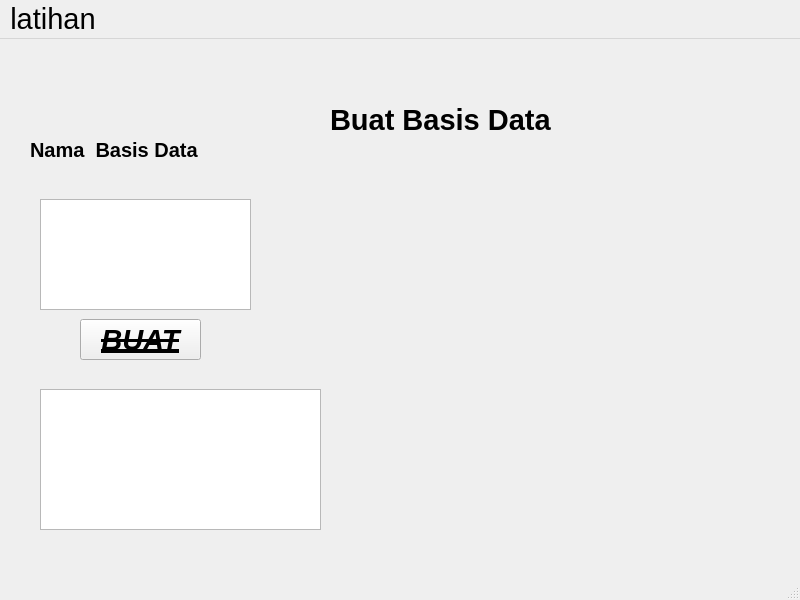
<?xml version="1.0" encoding="UTF-8"?>
<ui version="4.0">
 <class>MainWindow</class>
 <widget class="QMainWindow" name="MainWindow">
  <property name="geometry">
   <rect>
    <x>0</x>
    <y>0</y>
    <width>800</width>
    <height>600</height>
   </rect>
  </property>
  <property name="font">
   <font>
    <pointsize>22</pointsize>
   </font>
  </property>
  <property name="windowTitle">
   <string>MainWindow</string>
  </property>
  <widget class="QWidget" name="centralwidget">
   <widget class="QTextEdit" name="Kotak_nama">
    <property name="geometry">
     <rect>
      <x>40</x>
      <y>160</y>
      <width>211</width>
      <height>111</height>
     </rect>
    </property>
   </widget>
   <widget class="QLabel" name="label">
    <property name="geometry">
     <rect>
      <x>30</x>
      <y>80</y>
      <width>221</width>
      <height>61</height>
     </rect>
    </property>
    <property name="font">
     <font>
      <pointsize>15</pointsize>
      <weight>75</weight>
      <bold>true</bold>
     </font>
    </property>
    <property name="text">
     <string>Nama  Basis Data</string>
    </property>
   </widget>
   <widget class="QLabel" name="label_2">
    <property name="geometry">
     <rect>
      <x>330</x>
      <y>20</y>
      <width>301</width>
      <height>121</height>
     </rect>
    </property>
    <property name="font">
     <font>
      <weight>75</weight>
      <bold>true</bold>
     </font>
    </property>
    <property name="text">
     <string>Buat Basis Data</string>
    </property>
   </widget>
   <widget class="QPushButton" name="Buat">
    <property name="geometry">
     <rect>
      <x>80</x>
      <y>280</y>
      <width>121</width>
      <height>41</height>
     </rect>
    </property>
    <property name="font">
     <font>
      <weight>75</weight>
      <italic>true</italic>
      <bold>true</bold>
      <underline>true</underline>
      <strikeout>true</strikeout>
     </font>
    </property>
    <property name="text">
     <string>BUAT</string>
    </property>
   </widget>
   <widget class="QTextEdit" name="hasil">
    <property name="geometry">
     <rect>
      <x>40</x>
      <y>350</y>
      <width>281</width>
      <height>141</height>
     </rect>
    </property>
   </widget>
   <zorder>label</zorder>
   <zorder>Kotak_nama</zorder>
   <zorder>label_2</zorder>
   <zorder>Buat</zorder>
   <zorder>hasil</zorder>
  </widget>
  <widget class="QMenuBar" name="menubar">
   <property name="geometry">
    <rect>
     <x>0</x>
     <y>0</y>
     <width>800</width>
     <height>44</height>
    </rect>
   </property>
   <widget class="QMenu" name="menuLatihan">
    <property name="title">
     <string>latihan</string>
    </property>
   </widget>
   <addaction name="menuLatihan"/>
  </widget>
  <widget class="QStatusBar" name="statusbar"/>
 </widget>
 <resources/>
 <connections/>
</ui>
